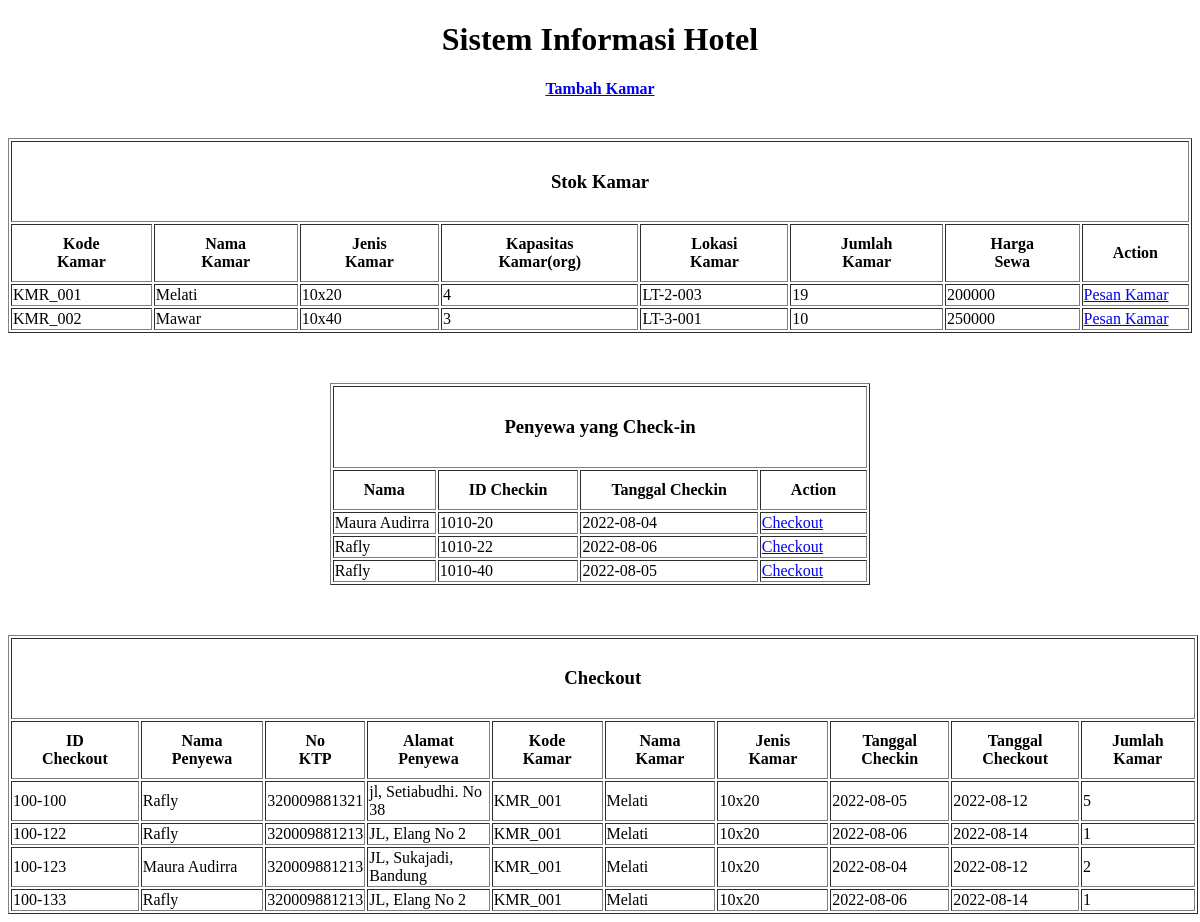
Before: / with the older database file.
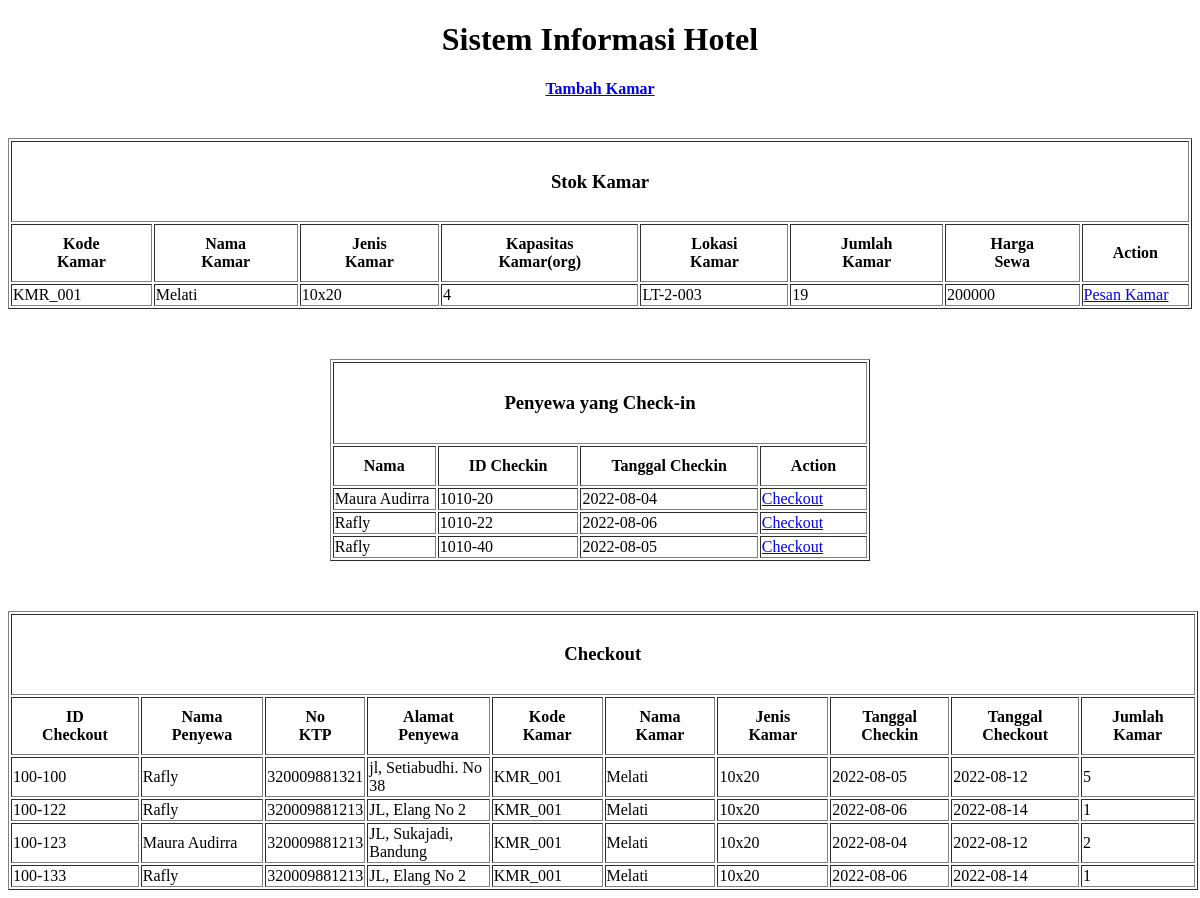
After: the same page with the newer database file.
### tables this page shows
CREATE TABLE `data_hotel` (
  `id` int(11) NOT NULL,
  `kd_kamar` varchar(7) NOT NULL,
  `nm_kamar` varchar(20) DEFAULT NULL,
  `jns_kamar` varchar(15) DEFAULT NULL,
  `kps_kamar` int(2) DEFAULT NULL,
  `lok_kamar` varchar(10) DEFAULT NULL,
  `fas_kamar` text DEFAULT NULL,
  `jml_kamar` int(4) DEFAULT NULL,
  `hrg_sewa` int(10) DEFAULT NULL
);

CREATE TABLE `checkin` (
  `id` int(11) NOT NULL,
  `id_checkin` varchar(7) NOT NULL,
  `nm_penyewa` varchar(20) DEFAULT NULL,
  `no_ktp` varchar(20) DEFAULT NULL,
  `almt_penyewa` text DEFAULT NULL,
  `kd_kamar` varchar(7) DEFAULT NULL,
  `nm_kamar` varchar(20) DEFAULT NULL,
  `jns_kamar` varchar(15) DEFAULT NULL,
  `tgl_checkin` date DEFAULT NULL,
  `tgl_checkout` date DEFAULT NULL,
  `lama_menginap` int(3) DEFAULT NULL,
  `jml_kamar_disewa` int(4) DEFAULT NULL,
  `hrg_sewa` int(10) DEFAULT NULL,
  `total` int(10) DEFAULT NULL
);

CREATE TABLE `checkout` (
  `id` int(11) DEFAULT NULL,
  `id_checkout` varchar(7) NOT NULL,
  `nm_penyewa` varchar(20) DEFAULT NULL,
  `no_ktp` varchar(20) DEFAULT NULL,
  `almt_penyewa` text DEFAULT NULL,
  `kd_kamar` varchar(7) DEFAULT NULL,
  `nm_kamar` varchar(20) DEFAULT NULL,
  `jns_kamar` varchar(15) DEFAULT NULL,
  `tgl_checkin` date DEFAULT NULL,
  `tgl_checkout` date DEFAULT NULL,
  `jml_kamar_disewa` int(4) DEFAULT NULL
);

### index.php (the view, shortened to what this page needs)
<?php
include_once("./conn.php");
$result = mysqli_query($conn, "SELECT * FROM data_hotel");
$pemesan = mysqli_query($conn, "SELECT * FROM checkin");
$dataCheckout = mysqli_query($conn, "SELECT * FROM checkout");
?>
<!DOCTYPE html>
<html lang="en">
<head>
</head>
<body>
    <h1 style="text-align: center;">Sistem Informasi Hotel</h1>
    <center>
        <div class="tambah">
            <a href="./kamar/tambah_kamar.php"><h4>Tambah Kamar</h4></a>
        </div>
    <table border="1" style="margin:40px 0 ;">
        <tr>
            <th colspan="8"><h3>Stok Kamar</h3></th>
        </tr>
        <tr>
            <th>Kode Kamar</th>
            <th>Nama Kamar</th>
            <th>Jenis Kamar</th>
            <th>Kapasitas Kamar(org)</th>
            <th>Lokasi Kamar</th>
            <th>Jumlah Kamar</th>
            <th>Harga Sewa</th>
            <th>Action</th>
        </tr>
        <?php
            while($data = mysqli_fetch_array($result)) {
                echo "<tr>";
                echo "<td>".$data['kd_kamar']."</td>";
                echo "<td>".$data['nm_kamar']."</td>";
                echo "<td>".$data['jns_kamar']."</td>";
                echo "<td>".$data['kps_kamar']."</td>";
                echo "<td>".$data['lok_kamar']."</td>";
                echo "<td>".$data['jml_kamar']."</td>";
                echo "<td>".$data['hrg_sewa']."</td>";
                echo "<td><a href='./checkin/checkin.php?kd=". $data['kd_kamar'] ."'>Pesan Kamar</a></td>";
            }
            ?>
    </table>
   <div class="action">
   <table border="1" style="margin: 50px 0;">
    <tr>
        <th colspan="4"><h3>Penyewa yang Check-in</h3></th>
    </tr>
    <tr>
        <th>Nama</th>
        <th>ID Checkin</th>
        <th>Tanggal Checkin</th>
        <th>Action</th>
    </tr>
    <?php
    while($data = mysqli_fetch_array($pemesan)) {
        echo "<tr>";
        echo "<td>".$data['nm_penyewa']."</td>";
        echo "<td>".$data['id_checkin']."</td>";
        echo "<td>".$data['tgl_checkin']."</td>";
        echo "<td><a href='./checkout/checkout.php?id=$data[id_checkin]'>Checkout</a>";
    }
    ?>
   </table>
   </div>
   <div class="checkout">
    <table border="1">
                <tr>
                    <th colspan="10"><h3>Checkout</h3></th>
                </tr>
                <tr>
                    <th>ID Checkout</th>
                    <th>Nama Penyewa</th>
                    <th>No KTP</th>
                    <th>Alamat Penyewa</th>
                    <th>Kode Kamar</th>
                    <th>Nama Kamar</th>
                    <th>Jenis Kamar</th>
                    <th>Tanggal Checkin</th>
                    <th>Tanggal Checkout</th>
                    <th>Jumlah Kamar</th>
                </tr>
                <?php
                    while($data = mysqli_fetch_array($dataCheckout)) {
                        echo "<tr>";
                        echo "<td>".$data['id_checkout']."</td>";
                        echo "<td>".$data['nm_penyewa']."</td>";
                        echo "<td>".$data['no_ktp']."</td>";
                        echo "<td>".$data['almt_penyewa']."</td>";
                        echo "<td>".$data['kd_kamar']."</td>";
                        echo "<td>".$data['nm_kamar']."</td>";
                        echo "<td>".$data['jns_kamar']."</td>";
                        echo "<td>".$data['tgl_checkin']."</td>";
                        echo "<td>".$data['tgl_checkout']."</td>";
                        echo "<td>".$data['jml_kamar_disewa']."</td>";
                    }
                ?>
        </table>
   </div>
    </center>
</body>
</html>

Changed rows visible on the page:
removed data_hotel: kd_kamar "KMR_002", nm_kamar "Mawar", jns_kamar "10x40", kps_kamar "3", lok_kamar "LT-3-001", jml_kamar "10", hrg_sewa "250000"
